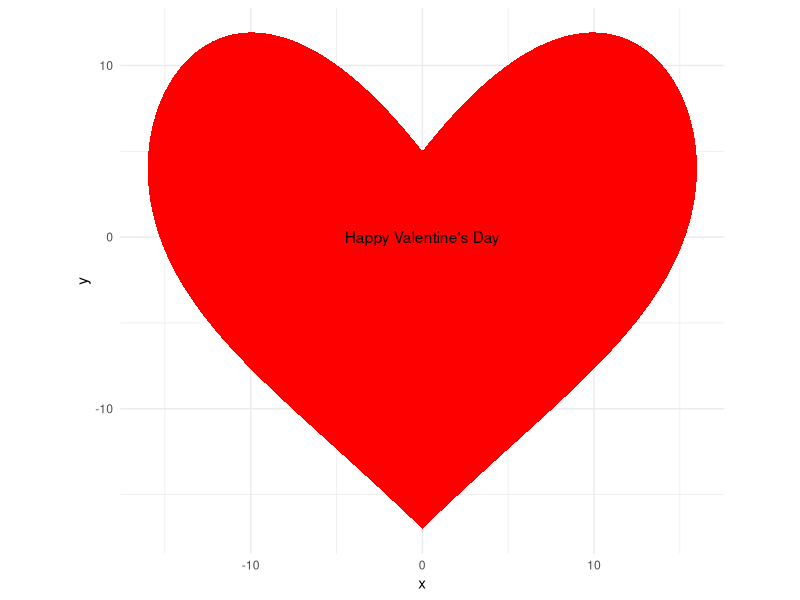

The R script that drew this image:
library(tidyverse)

data_frame(t=seq(-pi, 0, .001),
           x1=16*(sin(t))^2,
           x2=-x1,
           y=13*cos(t) -5 * cos(2*t) -2*cos(3*t) - cos(4*t)) %>%
  gather(side, x, x1, x2) %>%
  ggplot(aes(x,y)) +
  geom_polygon(fill="red") +
  coord_fixed() +
  theme_minimal() +
  annotate("text",x=0,y=0,label="Happy Valentine's Day")
